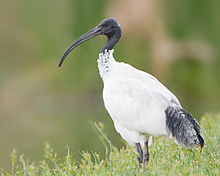
#> input picture ibises.jpg, 220 x 176 px
$ python Session25C.py
#> lines starting #> are read from the running program, lines starting #| are printed output that depends on the picture
import cv2

img = cv2.imread("ibises.jpg", 0)
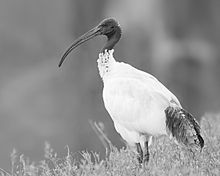
#> img: shape (176, 220); min 0, max 255, mean 145

shape = img.shape
#> shape = (176, 220)
print(shape)
#| (176, 220)
# resizedImg = cv2.resize(img, (shape[0]//2, shape[1]//2))
resizedImg = cv2.resize(img, (400,400))
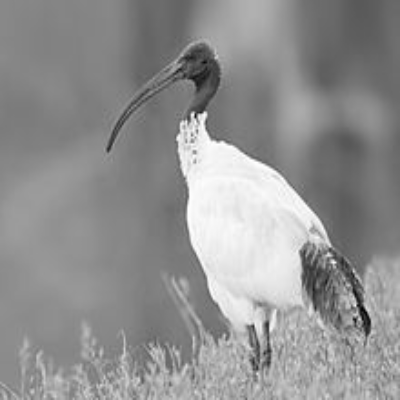
#> resizedImg: shape (400, 400); min 2, max 255, mean 144.9

cv2.imshow("Title", resizedImg)

cv2.imwrite("MyIbises.jpg", resizedImg)

cv2.waitKey(0)
cv2.destroyAllWindows()
